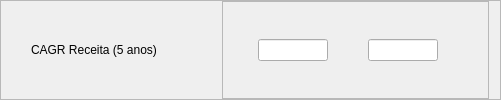
              <widget class="QFrame" name="fCAGRR">
               <property name="frameShape">
                <enum>QFrame::StyledPanel</enum>
               </property>
               <property name="frameShadow">
                <enum>QFrame::Raised</enum>
               </property>
               <layout class="QHBoxLayout" name="horizontalLayout_84">
                <property name="leftMargin">
                 <number>30</number>
                </property>
                <property name="topMargin">
                 <number>0</number>
                </property>
                <property name="bottomMargin">
                 <number>0</number>
                </property>
                <item>
                 <widget class="QLabel" name="label_54">
                  <property name="minimumSize">
                   <size>
                    <width>185</width>
                    <height>0</height>
                   </size>
                  </property>
                  <property name="maximumSize">
                   <size>
                    <width>185</width>
                    <height>150</height>
                   </size>
                  </property>
                  <property name="styleSheet">
                   <string notr="true">font: 14pt &quot;Segoe UI&quot;;</string>
                  </property>
                  <property name="text">
                   <string>CAGR Receita (5 anos)</string>
                  </property>
                  <property name="alignment">
                   <set>Qt::AlignLeading|Qt::AlignLeft|Qt::AlignVCenter</set>
                  </property>
                 </widget>
                </item>
                <item>
                 <widget class="QFrame" name="frame_67">
                  <property name="frameShape">
                   <enum>QFrame::StyledPanel</enum>
                  </property>
                  <property name="frameShadow">
                   <enum>QFrame::Raised</enum>
                  </property>
                  <layout class="QHBoxLayout" name="horizontalLayout_85">
                   <property name="spacing">
                    <number>0</number>
                   </property>
                   <property name="leftMargin">
                    <number>35</number>
                   </property>
                   <property name="topMargin">
                    <number>0</number>
                   </property>
                   <property name="rightMargin">
                    <number>50</number>
                   </property>
                   <property name="bottomMargin">
                    <number>0</number>
                   </property>
                   <item>
                    <widget class="QLineEdit" name="min_CAGRR">
                     <property name="maximumSize">
                      <size>
                       <width>70</width>
                       <height>16777215</height>
                      </size>
                     </property>
                     <property name="focusPolicy">
                      <enum>Qt::StrongFocus</enum>
                     </property>
                     <property name="alignment">
                      <set>Qt::AlignCenter</set>
                     </property>
                     <property name="placeholderText">
                      <string/>
                     </property>
                    </widget>
                   </item>
                   <item>
                    <spacer name="horizontalSpacer_41">
                     <property name="orientation">
                      <enum>Qt::Horizontal</enum>
                     </property>
                     <property name="sizeType">
                      <enum>QSizePolicy::Expanding</enum>
                     </property>
                     <property name="sizeHint" stdset="0">
                      <size>
                       <width>40</width>
                       <height>20</height>
                      </size>
                     </property>
                    </spacer>
                   </item>
                   <item>
                    <widget class="QLineEdit" name="max_CAGRR">
                     <property name="maximumSize">
                      <size>
                       <width>70</width>
                       <height>16777215</height>
                      </size>
                     </property>
                     <property name="focusPolicy">
                      <enum>Qt::StrongFocus</enum>
                     </property>
                     <property name="alignment">
                      <set>Qt::AlignCenter</set>
                     </property>
                     <property name="placeholderText">
                      <string/>
                     </property>
                    </widget>
                   </item>
                  </layout>
                 </widget>
                </item>
               </layout>
              </widget>
